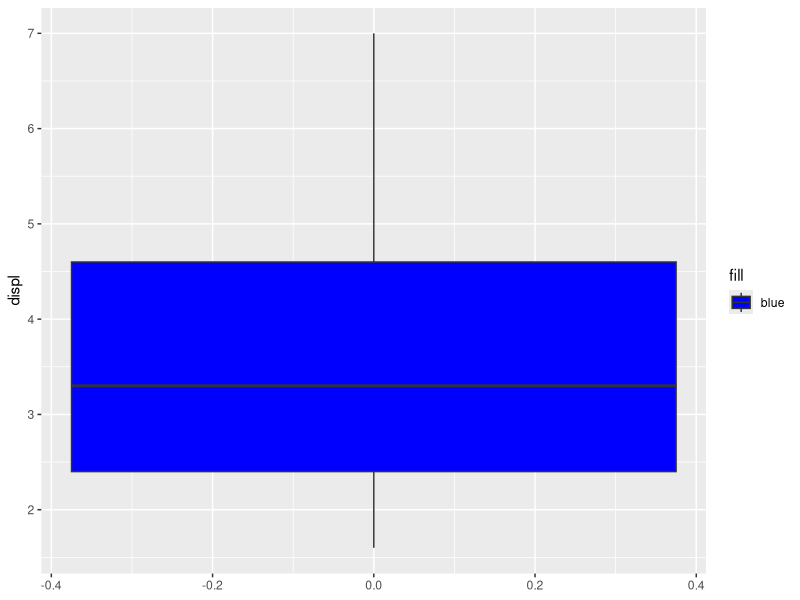
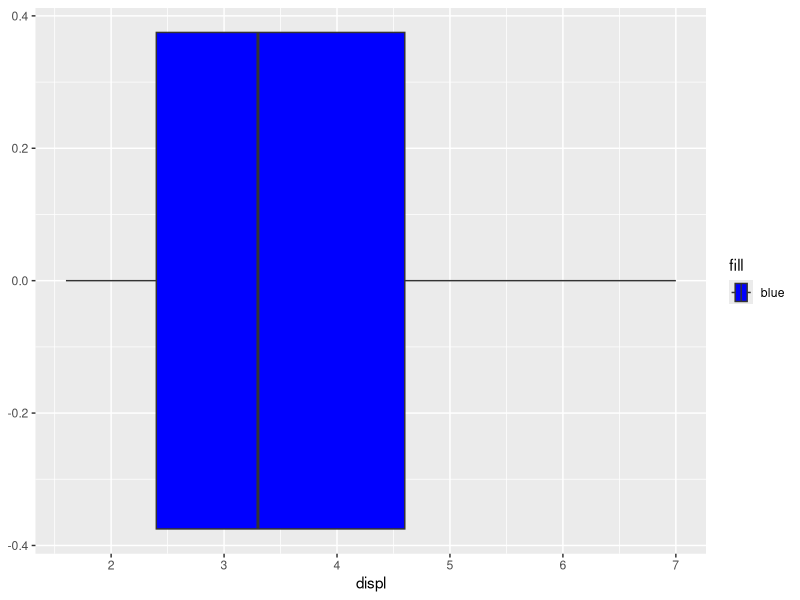

R code for these plots, in order:
# S Henley  Sally Henley
# The data source is the mpg data table
library(tidyverse)
head(mpg)
summary(mpg$displ)
ggplot(mpg, aes(y = displ, fill = "blue")) + geom_boxplot () + scale_fill_manual(values = "blue")
ggplot(mpg, aes(x = displ, fill = "blue")) + geom_boxplot () + scale_fill_manual(values = "blue")
